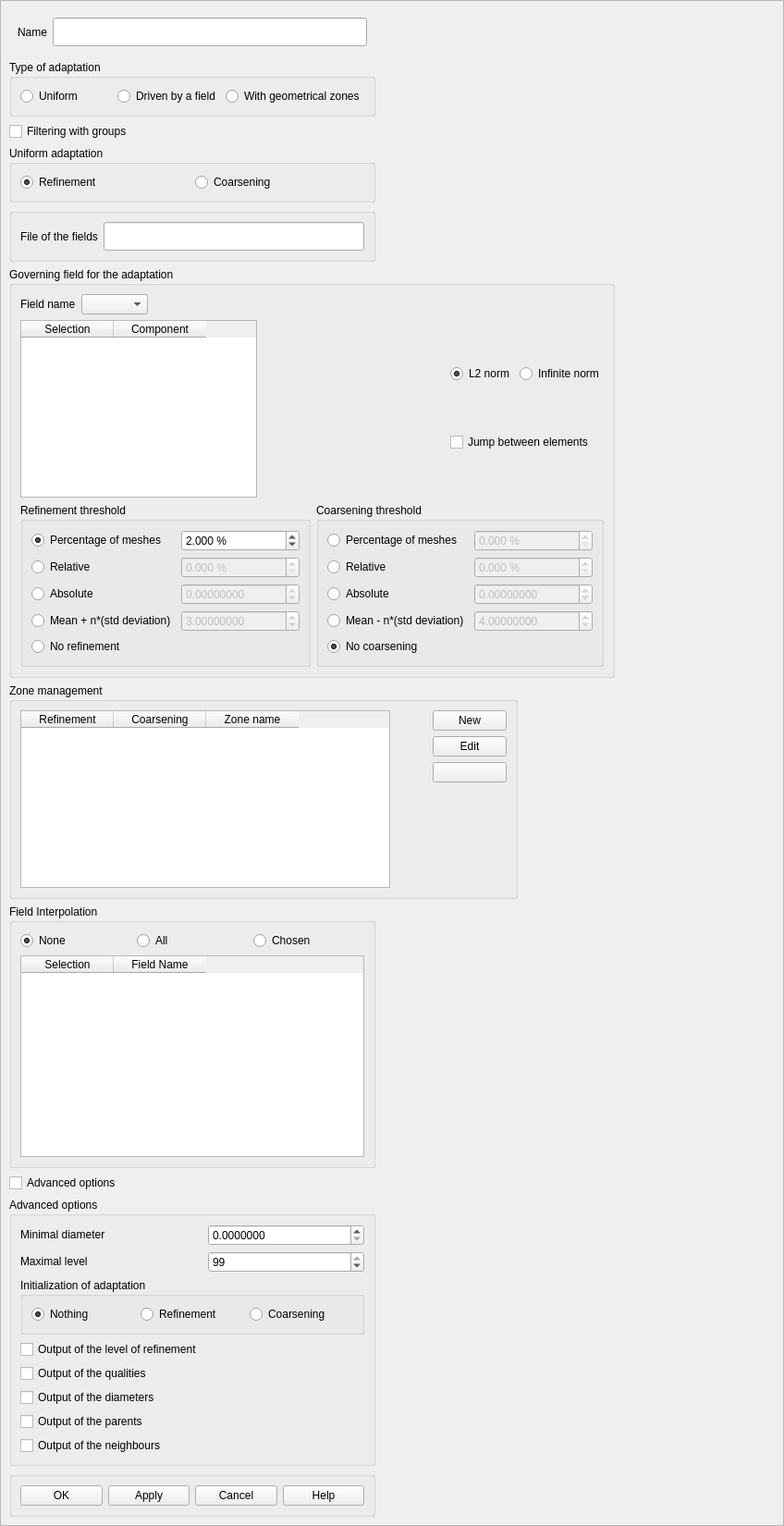
<?xml version="1.0" encoding="UTF-8"?>
<ui version="4.0">
 <class>CreateHypothesis</class>
 <widget class="QScrollArea" name="CreateHypothesis">
  <property name="geometry">
   <rect>
    <x>0</x>
    <y>0</y>
    <width>848</width>
    <height>1650</height>
   </rect>
  </property>
  <property name="sizePolicy">
   <sizepolicy hsizetype="Preferred" vsizetype="Preferred">
    <horstretch>0</horstretch>
    <verstretch>0</verstretch>
   </sizepolicy>
  </property>
  <property name="minimumSize">
   <size>
    <width>800</width>
    <height>600</height>
   </size>
  </property>
  <property name="sizeIncrement">
   <size>
    <width>1</width>
    <height>1</height>
   </size>
  </property>
  <property name="baseSize">
   <size>
    <width>800</width>
    <height>1200</height>
   </size>
  </property>
  <property name="windowTitle">
   <string>Create a hypothesis</string>
  </property>
  <property name="widgetResizable">
   <bool>true</bool>
  </property>
  <widget class="QWidget" name="scrollAreaWidgetContents">
   <property name="geometry">
    <rect>
     <x>0</x>
     <y>0</y>
     <width>844</width>
     <height>1646</height>
    </rect>
   </property>
   <property name="sizeGripEnabled" stdset="0">
    <bool>true</bool>
   </property>
   <layout class="QGridLayout" name="gridLayout_5">
    <item row="0" column="0">
     <widget class="QWidget" name="WName" native="true">
      <layout class="QGridLayout" name="gridLayout">
       <item row="0" column="0">
        <widget class="QLabel" name="Name">
         <property name="text">
          <string>Name</string>
         </property>
        </widget>
       </item>
       <item row="0" column="1">
        <widget class="QLineEdit" name="LEName">
         <property name="minimumSize">
          <size>
           <width>282</width>
           <height>31</height>
          </size>
         </property>
        </widget>
       </item>
      </layout>
     </widget>
    </item>
    <item row="0" column="1">
     <spacer name="horizontalSpacer_9">
      <property name="orientation">
       <enum>Qt::Horizontal</enum>
      </property>
      <property name="sizeHint" stdset="0">
       <size>
        <width>224</width>
        <height>20</height>
       </size>
      </property>
     </spacer>
    </item>
    <item row="1" column="0">
     <widget class="QGroupBox" name="GBTypeAdaptation">
      <property name="title">
       <string>Type of adaptation</string>
      </property>
      <layout class="QHBoxLayout">
       <property name="spacing">
        <number>6</number>
       </property>
       <property name="margin">
        <number>9</number>
       </property>
       <item>
        <widget class="QRadioButton" name="RBUniforme">
         <property name="text">
          <string>Uniform</string>
         </property>
         <property name="checkable">
          <bool>true</bool>
         </property>
        </widget>
       </item>
       <item>
        <widget class="QRadioButton" name="RBChamp">
         <property name="text">
          <string>Driven by a field</string>
         </property>
        </widget>
       </item>
       <item>
        <widget class="QRadioButton" name="RBZone">
         <property name="text">
          <string>With geometrical zones</string>
         </property>
        </widget>
       </item>
      </layout>
     </widget>
    </item>
    <item row="1" column="2">
     <spacer name="horizontalSpacer_6">
      <property name="orientation">
       <enum>Qt::Horizontal</enum>
      </property>
      <property name="sizeHint" stdset="0">
       <size>
        <width>20</width>
        <height>20</height>
       </size>
      </property>
     </spacer>
    </item>
    <item row="2" column="0">
     <widget class="QCheckBox" name="CBGroupe">
      <property name="text">
       <string>Filtering with groups</string>
      </property>
     </widget>
    </item>
    <item row="2" column="2">
     <spacer name="horizontalSpacer_8">
      <property name="orientation">
       <enum>Qt::Horizontal</enum>
      </property>
      <property name="sizeHint" stdset="0">
       <size>
        <width>40</width>
        <height>20</height>
       </size>
      </property>
     </spacer>
    </item>
    <item row="3" column="0">
     <widget class="QGroupBox" name="GBUniform">
      <property name="title">
       <string>Uniform adaptation</string>
      </property>
      <layout class="QGridLayout">
       <property name="margin">
        <number>9</number>
       </property>
       <property name="spacing">
        <number>6</number>
       </property>
       <item row="0" column="1">
        <widget class="QRadioButton" name="RBUniDera">
         <property name="text">
          <string>Coarsening</string>
         </property>
        </widget>
       </item>
       <item row="0" column="0">
        <widget class="QRadioButton" name="RBUniRaff">
         <property name="text">
          <string>Refinement</string>
         </property>
         <property name="checked">
          <bool>true</bool>
         </property>
        </widget>
       </item>
      </layout>
     </widget>
    </item>
    <item row="3" column="2">
     <spacer name="horizontalSpacer_7">
      <property name="orientation">
       <enum>Qt::Horizontal</enum>
      </property>
      <property name="sizeHint" stdset="0">
       <size>
        <width>40</width>
        <height>20</height>
       </size>
      </property>
     </spacer>
    </item>
    <item row="4" column="0">
     <widget class="QGroupBox" name="GBFieldFile">
      <property name="title">
       <string/>
      </property>
      <layout class="QGridLayout">
       <property name="margin">
        <number>9</number>
       </property>
       <property name="spacing">
        <number>6</number>
       </property>
       <item row="0" column="0">
        <widget class="QLabel" name="FieldFile">
         <property name="text">
          <string>File of the fields</string>
         </property>
        </widget>
       </item>
       <item row="0" column="1">
        <widget class="QLineEdit" name="LEFieldFile">
         <property name="minimumSize">
          <size>
           <width>282</width>
           <height>31</height>
          </size>
         </property>
        </widget>
       </item>
      </layout>
     </widget>
    </item>
    <item row="5" column="0" colspan="3">
     <widget class="QGroupBox" name="GBFieldManagement">
      <property name="sizePolicy">
       <sizepolicy hsizetype="Fixed" vsizetype="Fixed">
        <horstretch>0</horstretch>
        <verstretch>0</verstretch>
       </sizepolicy>
      </property>
      <property name="title">
       <string>Governing field for the adaptation</string>
      </property>
      <layout class="QGridLayout">
       <property name="margin">
        <number>9</number>
       </property>
       <property name="spacing">
        <number>6</number>
       </property>
       <item row="0" column="0">
        <layout class="QHBoxLayout">
         <property name="spacing">
          <number>6</number>
         </property>
         <property name="margin">
          <number>0</number>
         </property>
         <item>
          <widget class="QLabel" name="FieldName">
           <property name="text">
            <string>Field name</string>
           </property>
          </widget>
         </item>
         <item>
          <widget class="QComboBox" name="CBFieldName">
           <property name="sizePolicy">
            <sizepolicy hsizetype="Fixed" vsizetype="Fixed">
             <horstretch>0</horstretch>
             <verstretch>0</verstretch>
            </sizepolicy>
           </property>
           <property name="editable">
            <bool>false</bool>
           </property>
           <property name="sizeAdjustPolicy">
            <enum>QComboBox::AdjustToContents</enum>
           </property>
          </widget>
         </item>
         <item>
          <spacer>
           <property name="orientation">
            <enum>Qt::Horizontal</enum>
           </property>
           <property name="sizeHint" stdset="0">
            <size>
             <width>48</width>
             <height>20</height>
            </size>
           </property>
          </spacer>
         </item>
        </layout>
       </item>
       <item row="1" column="0">
        <layout class="QHBoxLayout">
         <property name="spacing">
          <number>6</number>
         </property>
         <property name="margin">
          <number>0</number>
         </property>
         <item>
          <widget class="QTableWidget" name="TWCMP">
           <property name="editTriggers">
            <set>QAbstractItemView::AnyKeyPressed|QAbstractItemView::DoubleClicked|QAbstractItemView::EditKeyPressed|QAbstractItemView::SelectedClicked</set>
           </property>
           <property name="showGrid">
            <bool>true</bool>
           </property>
           <property name="rowCount">
            <number>0</number>
           </property>
           <property name="columnCount">
            <number>2</number>
           </property>
           <column>
            <property name="text">
             <string>Selection</string>
            </property>
           </column>
           <column>
            <property name="text">
             <string>Component</string>
            </property>
           </column>
          </widget>
         </item>
         <item>
          <spacer>
           <property name="orientation">
            <enum>Qt::Horizontal</enum>
           </property>
           <property name="sizeHint" stdset="0">
            <size>
             <width>60</width>
             <height>20</height>
            </size>
           </property>
          </spacer>
         </item>
         <item>
          <layout class="QVBoxLayout">
           <property name="spacing">
            <number>6</number>
           </property>
           <property name="margin">
            <number>0</number>
           </property>
           <item>
            <layout class="QHBoxLayout">
             <property name="spacing">
              <number>6</number>
             </property>
             <property name="margin">
              <number>0</number>
             </property>
             <item>
              <widget class="QRadioButton" name="RBL2">
               <property name="text">
                <string>L2 norm</string>
               </property>
               <property name="checked">
                <bool>true</bool>
               </property>
              </widget>
             </item>
             <item>
              <widget class="QRadioButton" name="RBInf">
               <property name="text">
                <string>Infinite norm</string>
               </property>
               <property name="checked">
                <bool>false</bool>
               </property>
              </widget>
             </item>
            </layout>
           </item>
           <item>
            <widget class="QCheckBox" name="CBJump">
             <property name="text">
              <string>Jump between elements</string>
             </property>
            </widget>
           </item>
          </layout>
         </item>
        </layout>
       </item>
       <item row="2" column="0">
        <layout class="QHBoxLayout">
         <property name="spacing">
          <number>6</number>
         </property>
         <property name="margin">
          <number>0</number>
         </property>
         <item>
          <widget class="QGroupBox" name="GBRefinementThresholds">
           <property name="sizePolicy">
            <sizepolicy hsizetype="Fixed" vsizetype="Fixed">
             <horstretch>0</horstretch>
             <verstretch>0</verstretch>
            </sizepolicy>
           </property>
           <property name="title">
            <string>Refinement threshold</string>
           </property>
           <layout class="QGridLayout">
            <property name="margin">
             <number>9</number>
            </property>
            <property name="spacing">
             <number>6</number>
            </property>
            <item row="0" column="0">
             <widget class="QRadioButton" name="RBRPE">
              <property name="text">
               <string>Percentage of meshes</string>
              </property>
              <property name="checkable">
               <bool>true</bool>
              </property>
              <property name="checked">
               <bool>true</bool>
              </property>
             </widget>
            </item>
            <item row="0" column="1">
             <widget class="QDoubleSpinBox" name="SpinBox_RPE">
              <property name="suffix">
               <string> %</string>
              </property>
              <property name="decimals">
               <number>3</number>
              </property>
              <property name="maximum">
               <double>100.000000000000000</double>
              </property>
              <property name="singleStep">
               <double>0.100000000000000</double>
              </property>
              <property name="value">
               <double>2.000000000000000</double>
              </property>
             </widget>
            </item>
            <item row="1" column="0">
             <widget class="QRadioButton" name="RBRRel">
              <property name="text">
               <string>Relative</string>
              </property>
             </widget>
            </item>
            <item row="1" column="1">
             <widget class="QDoubleSpinBox" name="SpinBox_RRel">
              <property name="enabled">
               <bool>false</bool>
              </property>
              <property name="suffix">
               <string> %</string>
              </property>
              <property name="decimals">
               <number>3</number>
              </property>
              <property name="maximum">
               <double>100.000000000000000</double>
              </property>
              <property name="singleStep">
               <double>0.100000000000000</double>
              </property>
             </widget>
            </item>
            <item row="2" column="0">
             <widget class="QRadioButton" name="RBRAbs">
              <property name="text">
               <string>Absolute</string>
              </property>
             </widget>
            </item>
            <item row="2" column="1">
             <widget class="QDoubleSpinBox" name="SpinBox_RAbs">
              <property name="enabled">
               <bool>false</bool>
              </property>
              <property name="decimals">
               <number>8</number>
              </property>
              <property name="minimum">
               <double>-1000000000000.000000000000000</double>
              </property>
              <property name="maximum">
               <double>1000000000000.000000000000000</double>
              </property>
              <property name="singleStep">
               <double>0.100000000000000</double>
              </property>
             </widget>
            </item>
            <item row="3" column="0">
             <widget class="QRadioButton" name="RBRMuSigma">
              <property name="text">
               <string>Mean + n*(std deviation)</string>
              </property>
             </widget>
            </item>
            <item row="3" column="1">
             <widget class="QDoubleSpinBox" name="SpinBox_RMuSigma">
              <property name="enabled">
               <bool>false</bool>
              </property>
              <property name="decimals">
               <number>8</number>
              </property>
              <property name="minimum">
               <double>-1000000000000.000000000000000</double>
              </property>
              <property name="maximum">
               <double>1000000000000.000000000000000</double>
              </property>
              <property name="singleStep">
               <double>0.100000000000000</double>
              </property>
              <property name="value">
               <double>3.000000000000000</double>
              </property>
             </widget>
            </item>
            <item row="4" column="0">
             <widget class="QRadioButton" name="RBRNo">
              <property name="text">
               <string>No refinement</string>
              </property>
             </widget>
            </item>
           </layout>
          </widget>
         </item>
         <item>
          <widget class="QGroupBox" name="GBCoarseningThresholds">
           <property name="title">
            <string>Coarsening threshold</string>
           </property>
           <layout class="QGridLayout">
            <property name="margin">
             <number>9</number>
            </property>
            <property name="spacing">
             <number>6</number>
            </property>
            <item row="0" column="0">
             <widget class="QRadioButton" name="RBCPE">
              <property name="text">
               <string>Percentage of meshes</string>
              </property>
              <property name="checkable">
               <bool>true</bool>
              </property>
              <property name="checked">
               <bool>false</bool>
              </property>
             </widget>
            </item>
            <item row="0" column="1">
             <widget class="QDoubleSpinBox" name="SpinBox_CPE">
              <property name="enabled">
               <bool>false</bool>
              </property>
              <property name="suffix">
               <string> %</string>
              </property>
              <property name="decimals">
               <number>3</number>
              </property>
              <property name="maximum">
               <double>100.000000000000000</double>
              </property>
              <property name="singleStep">
               <double>0.100000000000000</double>
              </property>
             </widget>
            </item>
            <item row="1" column="0">
             <widget class="QRadioButton" name="RBCRel">
              <property name="text">
               <string>Relative</string>
              </property>
             </widget>
            </item>
            <item row="1" column="1">
             <widget class="QDoubleSpinBox" name="SpinBox_CRel">
              <property name="enabled">
               <bool>false</bool>
              </property>
              <property name="suffix">
               <string> %</string>
              </property>
              <property name="decimals">
               <number>3</number>
              </property>
              <property name="maximum">
               <double>100.000000000000000</double>
              </property>
              <property name="singleStep">
               <double>0.100000000000000</double>
              </property>
             </widget>
            </item>
            <item row="2" column="0">
             <widget class="QRadioButton" name="RBCAbs">
              <property name="text">
               <string>Absolute</string>
              </property>
             </widget>
            </item>
            <item row="2" column="1">
             <widget class="QDoubleSpinBox" name="SpinBox_CAbs">
              <property name="enabled">
               <bool>false</bool>
              </property>
              <property name="decimals">
               <number>8</number>
              </property>
              <property name="minimum">
               <double>-1000000000000.000000000000000</double>
              </property>
              <property name="maximum">
               <double>1000000000000.000000000000000</double>
              </property>
              <property name="singleStep">
               <double>0.100000000000000</double>
              </property>
             </widget>
            </item>
            <item row="3" column="0">
             <widget class="QRadioButton" name="RBCMuSigma">
              <property name="text">
               <string>Mean - n*(std deviation)</string>
              </property>
             </widget>
            </item>
            <item row="3" column="1">
             <widget class="QDoubleSpinBox" name="SpinBox_CMuSigma">
              <property name="enabled">
               <bool>false</bool>
              </property>
              <property name="decimals">
               <number>8</number>
              </property>
              <property name="minimum">
               <double>-1000000000000.000000000000000</double>
              </property>
              <property name="maximum">
               <double>1000000000000.000000000000000</double>
              </property>
              <property name="singleStep">
               <double>0.100000000000000</double>
              </property>
              <property name="value">
               <double>4.000000000000000</double>
              </property>
             </widget>
            </item>
            <item row="4" column="0">
             <widget class="QRadioButton" name="RBCNo">
              <property name="text">
               <string>No coarsening</string>
              </property>
              <property name="checked">
               <bool>true</bool>
              </property>
             </widget>
            </item>
           </layout>
          </widget>
         </item>
        </layout>
       </item>
      </layout>
     </widget>
    </item>
    <item row="6" column="0" colspan="2">
     <widget class="QGroupBox" name="GBAreaManagement">
      <property name="sizePolicy">
       <sizepolicy hsizetype="Fixed" vsizetype="Fixed">
        <horstretch>0</horstretch>
        <verstretch>0</verstretch>
       </sizepolicy>
      </property>
      <property name="title">
       <string>Zone management</string>
      </property>
      <layout class="QGridLayout" name="gridLayout_4">
       <item row="0" column="0">
        <widget class="QTableWidget" name="TWZone">
         <property name="minimumSize">
          <size>
           <width>400</width>
           <height>0</height>
          </size>
         </property>
         <property name="editTriggers">
          <set>QAbstractItemView::AnyKeyPressed|QAbstractItemView::DoubleClicked|QAbstractItemView::EditKeyPressed|QAbstractItemView::SelectedClicked</set>
         </property>
         <property name="showGrid">
          <bool>true</bool>
         </property>
         <property name="rowCount">
          <number>0</number>
         </property>
         <property name="columnCount">
          <number>3</number>
         </property>
         <column>
          <property name="text">
           <string>Refinement</string>
          </property>
         </column>
         <column>
          <property name="text">
           <string>Coarsening</string>
          </property>
         </column>
         <column>
          <property name="text">
           <string>Zone name</string>
          </property>
         </column>
        </widget>
       </item>
       <item row="0" column="1">
        <spacer name="horizontalSpacer">
         <property name="orientation">
          <enum>Qt::Horizontal</enum>
         </property>
         <property name="sizeHint" stdset="0">
          <size>
           <width>40</width>
           <height>20</height>
          </size>
         </property>
        </spacer>
       </item>
       <item row="0" column="2">
        <layout class="QVBoxLayout">
         <property name="spacing">
          <number>6</number>
         </property>
         <property name="margin">
          <number>0</number>
         </property>
         <item>
          <layout class="QVBoxLayout">
           <property name="spacing">
            <number>6</number>
           </property>
           <property name="margin">
            <number>0</number>
           </property>
           <item>
            <widget class="QPushButton" name="PBZoneNew">
             <property name="text">
              <string>New</string>
             </property>
            </widget>
           </item>
           <item>
            <widget class="QPushButton" name="PBZoneEdit">
             <property name="text">
              <string>Edit</string>
             </property>
            </widget>
           </item>
           <item>
            <widget class="QPushButton" name="PBZoneDelete">
             <property name="text">
              <string/>
             </property>
            </widget>
           </item>
          </layout>
         </item>
         <item>
          <spacer>
           <property name="orientation">
            <enum>Qt::Vertical</enum>
           </property>
           <property name="sizeHint" stdset="0">
            <size>
             <width>20</width>
             <height>48</height>
            </size>
           </property>
          </spacer>
         </item>
        </layout>
       </item>
      </layout>
     </widget>
    </item>
    <item row="7" column="0">
     <widget class="QGroupBox" name="GBField">
      <property name="title">
       <string>Field Interpolation</string>
      </property>
      <layout class="QGridLayout">
       <property name="margin">
        <number>9</number>
       </property>
       <property name="spacing">
        <number>6</number>
       </property>
       <item row="0" column="0">
        <layout class="QGridLayout">
         <property name="margin">
          <number>0</number>
         </property>
         <property name="spacing">
          <number>6</number>
         </property>
         <item row="0" column="0">
          <widget class="QRadioButton" name="RBFieldNo">
           <property name="text">
            <string>None</string>
           </property>
           <property name="checked">
            <bool>true</bool>
           </property>
          </widget>
         </item>
         <item row="0" column="1">
          <widget class="QRadioButton" name="RBFieldAll">
           <property name="text">
            <string>All</string>
           </property>
           <property name="checked">
            <bool>false</bool>
           </property>
          </widget>
         </item>
         <item row="0" column="2">
          <widget class="QRadioButton" name="RBFieldChosen">
           <property name="text">
            <string>Chosen</string>
           </property>
           <property name="checked">
            <bool>false</bool>
           </property>
          </widget>
         </item>
        </layout>
       </item>
       <item row="1" column="0">
        <widget class="QTableWidget" name="TWField">
         <column>
          <property name="text">
           <string>Selection</string>
          </property>
         </column>
         <column>
          <property name="text">
           <string>Field Name</string>
          </property>
         </column>
        </widget>
       </item>
      </layout>
     </widget>
    </item>
    <item row="7" column="2">
     <spacer name="horizontalSpacer_5">
      <property name="orientation">
       <enum>Qt::Horizontal</enum>
      </property>
      <property name="sizeHint" stdset="0">
       <size>
        <width>40</width>
        <height>20</height>
       </size>
      </property>
     </spacer>
    </item>
    <item row="8" column="0">
     <widget class="QCheckBox" name="CBAdvanced">
      <property name="text">
       <string>Advanced options</string>
      </property>
     </widget>
    </item>
    <item row="8" column="2">
     <spacer name="horizontalSpacer_4">
      <property name="orientation">
       <enum>Qt::Horizontal</enum>
      </property>
      <property name="sizeHint" stdset="0">
       <size>
        <width>40</width>
        <height>20</height>
       </size>
      </property>
     </spacer>
    </item>
    <item row="9" column="0" rowspan="2">
     <widget class="QGroupBox" name="GBAdvancedOptions">
      <property name="title">
       <string>Advanced options</string>
      </property>
      <layout class="QGridLayout" name="gridLayout_3">
       <item row="0" column="0">
        <widget class="QLabel" name="TLMinimalDiameter">
         <property name="sizePolicy">
          <sizepolicy hsizetype="Fixed" vsizetype="Fixed">
           <horstretch>0</horstretch>
           <verstretch>0</verstretch>
          </sizepolicy>
         </property>
         <property name="text">
          <string>Minimal diameter</string>
         </property>
         <property name="wordWrap">
          <bool>false</bool>
         </property>
        </widget>
       </item>
       <item row="0" column="1">
        <widget class="QDoubleSpinBox" name="doubleSpinBoxDiamMin">
         <property name="decimals">
          <number>7</number>
         </property>
        </widget>
       </item>
       <item row="1" column="0">
        <widget class="QLabel" name="TLMaximalLevel">
         <property name="sizePolicy">
          <sizepolicy hsizetype="Fixed" vsizetype="Fixed">
           <horstretch>0</horstretch>
           <verstretch>0</verstretch>
          </sizepolicy>
         </property>
         <property name="text">
          <string>Maximal level</string>
         </property>
         <property name="wordWrap">
          <bool>false</bool>
         </property>
        </widget>
       </item>
       <item row="1" column="1">
        <widget class="QSpinBox" name="SpinBoxNivMax">
         <property name="value">
          <number>99</number>
         </property>
        </widget>
       </item>
       <item row="2" column="0" colspan="2">
        <widget class="QGroupBox" name="GBAdapInit">
         <property name="title">
          <string>Initialization of adaptation</string>
         </property>
         <layout class="QGridLayout" name="gridLayout_2">
          <item row="0" column="0">
           <widget class="QRadioButton" name="RBAIN">
            <property name="text">
             <string>Nothing</string>
            </property>
            <property name="checked">
             <bool>true</bool>
            </property>
           </widget>
          </item>
          <item row="0" column="1">
           <widget class="QRadioButton" name="RBAIR">
            <property name="text">
             <string>Refinement</string>
            </property>
           </widget>
          </item>
          <item row="0" column="2">
           <widget class="QRadioButton" name="RBAID">
            <property name="text">
             <string>Coarsening</string>
            </property>
           </widget>
          </item>
         </layout>
        </widget>
       </item>
       <item row="3" column="0">
        <widget class="QCheckBox" name="CBOutputLevel">
         <property name="text">
          <string>Output of the level of refinement</string>
         </property>
        </widget>
       </item>
       <item row="4" column="0">
        <widget class="QCheckBox" name="CBOutputQuality">
         <property name="text">
          <string>Output of the qualities</string>
         </property>
        </widget>
       </item>
       <item row="5" column="0">
        <widget class="QCheckBox" name="CBOutputDiameter">
         <property name="text">
          <string>Output of the diameters</string>
         </property>
        </widget>
       </item>
       <item row="6" column="0">
        <widget class="QCheckBox" name="CBOutputParent">
         <property name="text">
          <string>Output of the parents</string>
         </property>
        </widget>
       </item>
       <item row="7" column="0">
        <widget class="QCheckBox" name="CBOutputVoisins">
         <property name="text">
          <string>Output of the neighbours</string>
         </property>
        </widget>
       </item>
      </layout>
     </widget>
    </item>
    <item row="9" column="2">
     <spacer name="horizontalSpacer_3">
      <property name="orientation">
       <enum>Qt::Horizontal</enum>
      </property>
      <property name="sizeHint" stdset="0">
       <size>
        <width>40</width>
        <height>20</height>
       </size>
      </property>
     </spacer>
    </item>
    <item row="10" column="1">
     <spacer name="horizontalSpacer_2">
      <property name="orientation">
       <enum>Qt::Horizontal</enum>
      </property>
      <property name="sizeHint" stdset="0">
       <size>
        <width>40</width>
        <height>20</height>
       </size>
      </property>
     </spacer>
    </item>
    <item row="11" column="0">
     <widget class="QGroupBox" name="GBButtons">
      <property name="title">
       <string/>
      </property>
      <layout class="QGridLayout">
       <property name="margin">
        <number>9</number>
       </property>
       <property name="spacing">
        <number>6</number>
       </property>
       <item row="0" column="0">
        <widget class="QPushButton" name="buttonOk">
         <property name="text">
          <string>OK</string>
         </property>
        </widget>
       </item>
       <item row="0" column="1">
        <widget class="QPushButton" name="buttonApply">
         <property name="text">
          <string>Apply</string>
         </property>
        </widget>
       </item>
       <item row="0" column="2">
        <widget class="QPushButton" name="buttonCancel">
         <property name="text">
          <string>Cancel</string>
         </property>
        </widget>
       </item>
       <item row="0" column="3">
        <widget class="QPushButton" name="buttonHelp">
         <property name="text">
          <string>Help</string>
         </property>
        </widget>
       </item>
      </layout>
     </widget>
    </item>
   </layout>
  </widget>
 </widget>
 <resources/>
 <connections/>
</ui>
